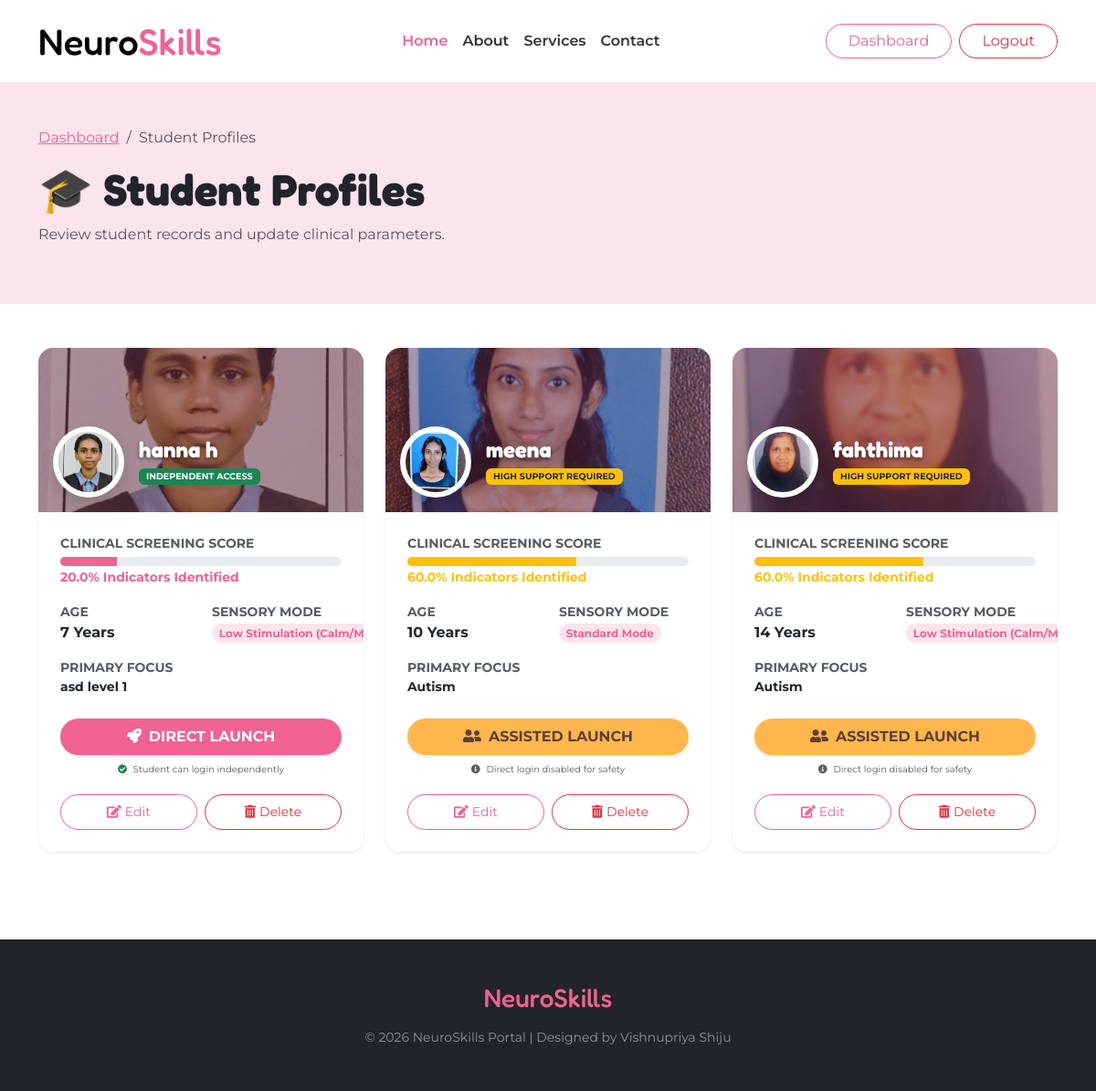
Screenshot of /dashboard/parent/children/ (signed in) with the database file from the repository.
### accounts/models.py (models this page shows, shortened)
class ChildProfile(models.Model):
    user = models.OneToOneField(
        settings.AUTH_USER_MODEL,
        on_delete=models.CASCADE,
        related_name='child_profile',
        null=True, # Allow null for old records
        blank=True
    )
    parent = models.ForeignKey(
        settings.AUTH_USER_MODEL,
        on_delete=models.CASCADE,
        related_name='children'
    )
    name = models.CharField(max_length=100)
    age = models.PositiveIntegerField()
    current_streak = models.PositiveIntegerField(
        default=0,
        help_text="Consecutive days of activity"
    )
    last_activity_date = models.DateField(
        null=True,
        blank=True,
        help_text="The last date a lesson was completed"
    )
    LEARNING_STYLES = (
        ('visual', 'Visual (Images/Videos)'),
        ('audio', 'Auditory (Sound/Music)'),
        ('kinesthetic', 'Activity-based (Interactive)'),
    )
    learning_style = models.CharField(max_length=20, choices=LEARNING_STYLES, default='visual')
    SENSORY_MODES = (
        ('low', 'Low Stimulation (Calm/Minimal)'),
        ('high', 'High Engagement (Vibrant/Active)'),
        ('neutral', 'Standard Mode'),
    )
    sensory_mode = models.CharField(max_length=20, choices=SENSORY_MODES, default='neutral')
    reward_preference = models.CharField(max_length=20, default='stars')
    diagnosis = models.CharField(max_length=150, blank=True, null=True, verbose_name="Primary Focus Area")
    notes = models.TextField(blank=True, verbose_name="Sensory Triggers or Notes")
    autism_percentage = models.FloatField(default=0.0)
    is_high_sensitivity = models.BooleanField(default=False)
    created_at = models.DateTimeField(auto_now_add=True)
    updated_at = models.DateTimeField(auto_now=True)
    relationship_to_child = models.CharField(max_length=50, blank=True)
    gender = models.CharField(max_length=20, blank=True)
    autism_level = models.CharField(max_length=50, blank=True) # Mild, Moderate, Severe
    diagnosis_type = models.CharField(max_length=50, blank=True) # Autism, ADHD, Both
    interests = models.TextField(blank=True, help_text="Comma separated: Animals, Numbers, Music, Colors, Stories")
    sensory_sensitivity = models.TextField(blank=True)
    child_photo = models.ImageField(upload_to='child_photos/', null=True, blank=True)

### accounts/views.py (the view)
# urls.py: path('dashboard/parent/children/', views.child_list, name='child_list'),
@login_required
def child_list(request):
    if request.user.role.lower() != 'parent':
        return HttpResponseForbidden("Access Denied")
    children = request.user.children.all()
    return render(request, 'accounts/child/child_list.html', {'children': children})

### accounts/templates/accounts/child/child_list.html (shortened to what this page needs)
{% extends "base.html" %}
{% load static %}
{% block content %}
<div class="container-fluid py-5 mb-5 bg-soft-pink">
    <div class="container text-start">
        <nav aria-label="breadcrumb">
            <ol class="breadcrumb">
                <li class="breadcrumb-item"><a href="{% url 'parent_dashboard' %}" class="text-pink">Dashboard</a></li>
                <li class="breadcrumb-item active" aria-current="page">Student Profiles</li>
            </ol>
        </nav>
        <h1 class="display-5 text-dark fw-bold">🎓 Student Profiles</h1>
        <p class="text-muted">Review student records and update clinical parameters.</p>
    </div>
</div>
<div class="container pb-5">
    <div class="row g-4">
        {% for child in children %}
        <div class="col-md-6 col-lg-4 animate__animated animate__fadeInUp">
            <div class="card border-0 shadow-sm rounded-4 overflow-hidden h-100">
                <div class="position-relative" style="height: 180px;">
                    {% if child.child_photo %}
                        <img src="{{ child.child_photo.url }}" class="w-100 h-100" style="object-fit: cover; filter: brightness(0.7);" alt="{{ child.name }}">
                    {% else %}
                        <img src="{% static 'img/about.jpg' %}" class="w-100 h-100" style="object-fit: cover; opacity: 0.6;" alt="Default Background">
                    {% endif %}
                    <div class="position-absolute top-0 start-0 w-100 h-100" style="background: rgba(240, 98, 146, 0.2);"></div>
                    <div class="position-absolute bottom-0 start-0 p-3 w-100 text-white d-flex align-items-center">
                        <div class="bg-white rounded-circle p-1 me-3 shadow">
                            <div class="bg-soft-pink rounded-circle d-flex align-items-center justify-content-center overflow-hidden"
                                 style="width: 70px; height: 70px; border: 2px solid white;">
                                {% if child.child_photo %}
                                    <img src="{{ child.child_photo.url }}" style="width: 100%; height: 100%; object-fit: cover;">
                                {% else %}
                                    <i class="fas fa-user-graduate text-pink fa-2x"></i>
                                {% endif %}
                            </div>
                        </div>
                        <div>
                            <h4 class="mb-0 fw-bold" style="text-shadow: 0 2px 4px rgba(0,0,0,0.5);">{{ child.name }}</h4>
                            {% if child.autism_percentage >= 50 %}
                                <span class="badge bg-warning text-dark px-2 py-1" style="font-size: 0.6rem;">HIGH SUPPORT REQUIRED</span>
                            {% else %}
                                <span class="badge bg-success text-white px-2 py-1" style="font-size: 0.6rem;">INDEPENDENT ACCESS</span>
                            {% endif %}
                        </div>
                    </div>
                </div>
                <div class="card-body p-4">
                    <div class="mb-3">
                        <small class="text-muted d-block text-uppercase fw-bold">Clinical Screening Score</small>
                        <div class="progress mt-1" style="height: 10px; border-radius: 10px;">
                            <div class="progress-bar {% if child.autism_percentage >= 50 %}bg-warning{% else %}bg-pink{% endif %}"
                                 role="progressbar"
                                 style="width: {{ child.autism_percentage }}%"></div>
                        </div>
                        <span class="small fw-bold {% if child.autism_percentage >= 50 %}text-warning{% else %}text-pink{% endif %}">
                            {{ child.autism_percentage }}% Indicators Identified
                        </span>
                    </div>
                    <div class="row mb-3">
                        <div class="col-6">
                            <small class="text-muted d-block text-uppercase fw-bold">Age</small>
                            <span class="text-dark fw-bold">{{ child.age }} Years</span>
                        </div>
                        <div class="col-6">
                            <small class="text-muted d-block text-uppercase fw-bold">Sensory Mode</small>
                            <span class="badge bg-soft-pink text-pink rounded-pill">{{ child.get_sensory_mode_display }}</span>
                        </div>
                    </div>
                    <div class="mb-4">
                        <small class="text-muted d-block text-uppercase fw-bold">Primary Focus</small>
                        <p class="small text-dark mb-0 fw-bold">
                            {{ child.diagnosis_type|default:child.diagnosis|default:"General Development" }}
                        </p>
                    </div>
                    <div class="d-grid gap-2">
                        {% if child.autism_percentage >= 50 %}
                            <a href="{% url 'launch_child_gate' child.id %}" class="btn btn-warning rounded-pill py-2 fw-bold shadow-sm">
                                <i class="fas fa-user-friends me-2"></i>ASSISTED LAUNCH
                            </a>
                            <small class="text-muted text-center" style="font-size: 10px;">
                                <i class="fas fa-info-circle me-1"></i> Direct login disabled for safety
                            </small>
                        {% else %}
                            <a href="{% url 'skill_selection_portal' child.id %}" class="btn btn-pink rounded-pill py-2 fw-bold shadow-sm">
                                <i class="fas fa-rocket me-2"></i>DIRECT LAUNCH
                            </a>
                            <small class="text-muted text-center" style="font-size: 10px;">
                                <i class="fas fa-check-circle text-success me-1"></i> Student can login independently
                            </small>
                        {% endif %}
                        <div class="row g-2 mt-1">
                            <div class="col-6">
                                <a href="{% url 'edit_child' child.id %}" class="btn btn-outline-pink w-100 rounded-pill btn-sm py-2">
                                    <i class="fas fa-edit me-1"></i>Edit
                                </a>
                            </div>
                            <div class="col-6">
                                <a href="{% url 'remove_child' child.id %}" class="btn btn-outline-danger w-100 rounded-pill btn-sm py-2" onclick="return confirm('Permanently remove student record?')">
                                    <i class="fas fa-trash-alt me-1"></i>Delete
                                </a>
                            </div>
                        </div>
                    </div>
                </div>
            </div>
        </div>
        {% endfor %}
    </div>
</div>
{% endblock %}

### accounts/templates/base.html (style rules this page uses)
:root { --primary-pink: #f06292; --deep-pink: #e91e63; --pure-white: #ffffff; --text-dark: #333333; }
body { font-family: 'Montserrat', sans-serif; background-color: var(--pure-white); }
h1, h2, h3, h4, .navbar-brand { font-family: 'Fredoka', sans-serif; }
.text-pink { color: var(--primary-pink) !important; }
.btn-pink { background-color: var(--primary-pink) !important; border: none !important; color: var(--pure-white) !important; border-radius: 50px; padding: 12px 30px; font-weight: 700; transition: 0.3s; display: inline-block; }
.bg-soft-pink { background-color: #fce4ec !important; }

### accounts/templates/accounts/child/child_list.html (style rules this page uses)
.bg-soft-pink { background-color: #fdf2f5; }
.text-pink { color: #f06292 !important; }
.btn-pink { background-color: #f06292; color: white; border: none; }
.btn-warning { background-color: #ffb74d; color: #5d4037; border: none; }
.btn-outline-pink { color: #f06292; border: 1px solid #f06292; }
.progress-bar.bg-pink { background-color: #f06292 !important; }

### rows the page displays
ChildProfile: child_photo (picture), name "hanna h", shows "INDEPENDENT ACCESS", autism_percentage "20.0", age "7", sensory_mode "Low Stimulation…", diagnosis_type "asd level 1", shows "DIRECT LAUNCH"
ChildProfile: child_photo (picture), name "meena", shows "HIGH SUPPORT REQUIRED", autism_percentage "60.0", age "10", sensory_mode "Standard Mode", diagnosis_type "Autism", shows "ASSISTED LAUNCH"
ChildProfile: child_photo (picture), name "fahthima", shows "HIGH SUPPORT REQUIRED", autism_percentage "60.0", age "14", sensory_mode "Low Stimulation…", diagnosis_type "Autism", shows "ASSISTED LAUNCH"
